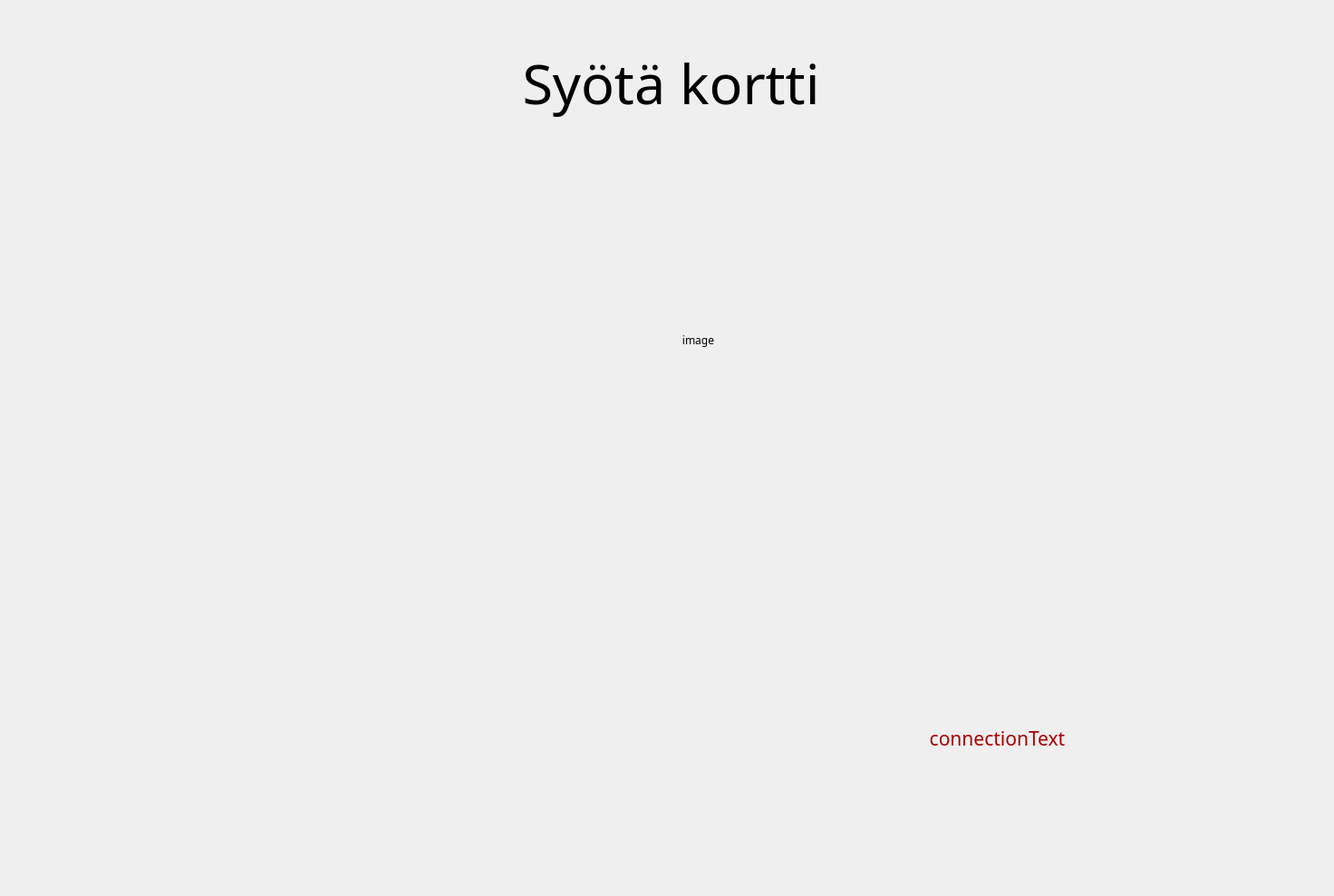
<?xml version="1.0" encoding="UTF-8"?>
<ui version="4.0">
 <class>MainWindow</class>
 <widget class="QMainWindow" name="MainWindow">
  <property name="geometry">
   <rect>
    <x>0</x>
    <y>0</y>
    <width>1472</width>
    <height>989</height>
   </rect>
  </property>
  <property name="font">
   <font>
    <family>HP Simplified</family>
   </font>
  </property>
  <property name="windowTitle">
   <string>MainWindow</string>
  </property>
  <widget class="QWidget" name="centralWidget">
   <widget class="QLabel" name="labelMainText">
    <property name="geometry">
     <rect>
      <x>430</x>
      <y>40</y>
      <width>621</width>
      <height>101</height>
     </rect>
    </property>
    <property name="font">
     <font>
      <family>HP Simplified</family>
      <pointsize>46</pointsize>
     </font>
    </property>
    <property name="text">
     <string>Syötä kortti</string>
    </property>
    <property name="alignment">
     <set>Qt::AlignCenter</set>
    </property>
   </widget>
   <widget class="QLabel" name="labelMainImage">
    <property name="geometry">
     <rect>
      <x>510</x>
      <y>220</y>
      <width>521</width>
      <height>311</height>
     </rect>
    </property>
    <property name="text">
     <string>image</string>
    </property>
    <property name="alignment">
     <set>Qt::AlignCenter</set>
    </property>
   </widget>
   <widget class="QLabel" name="labelConnectionText">
    <property name="geometry">
     <rect>
      <x>460</x>
      <y>800</y>
      <width>1281</width>
      <height>31</height>
     </rect>
    </property>
    <property name="font">
     <font>
      <pointsize>16</pointsize>
     </font>
    </property>
    <property name="styleSheet">
     <string notr="true"/>
    </property>
    <property name="text">
     <string>&lt;html&gt;&lt;head/&gt;&lt;body&gt;&lt;p&gt;&lt;span style=&quot; color:#aa0000;&quot;&gt;connectionText&lt;/span&gt;&lt;/p&gt;&lt;/body&gt;&lt;/html&gt;</string>
    </property>
    <property name="alignment">
     <set>Qt::AlignCenter</set>
    </property>
   </widget>
  </widget>
  <widget class="QMenuBar" name="menuBar">
   <property name="geometry">
    <rect>
     <x>0</x>
     <y>0</y>
     <width>1472</width>
     <height>26</height>
    </rect>
   </property>
  </widget>
 </widget>
 <layoutdefault spacing="6" margin="11"/>
 <resources/>
 <connections/>
</ui>
